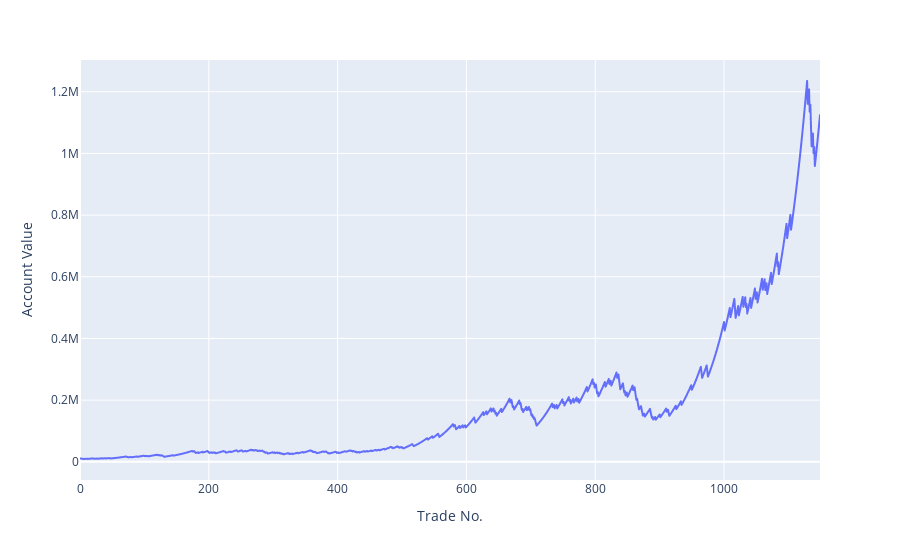

Notebook code cell kept with this figure:
### Code cell
fig = px.line(history, labels={"value":"Account Value", "index" : "Trade No."})
fig.update_layout(showlegend=False)

### Figure 1 — Plotly figure (JSON) as saved in the notebook; plotly's stock layout.template omitted (floating-point values rounded to 4 significant figures; data arrays with more than 128 entries replaced by an {"elided": "..."} marker saying what was removed)
{"data": [{"hovertemplate": "variable=0<br>Trade No.=%{x}<br>Account Value=%{y}<extra></extra>", "legendgroup": "0", "line": {"color": "#636efa", "dash": "solid"}, "marker": {"symbol": "circle"}, "mode": "lines", "name": "0", "showlegend": true, "type": "scattergl", "x": {"elided": "1150 int values"}, "xaxis": "x", "y": {"elided": "1150 float values"}, "yaxis": "y"}], "layout": {"legend": {"title": {"text": "variable"}, "tracegroupgap": 0}, "margin": {"t": 60}, "showlegend": false, "xaxis": {"anchor": "y", "domain": [0, 1], "title": {"text": "Trade No."}}, "yaxis": {"anchor": "x", "domain": [0, 1], "title": {"text": "Account Value"}}}}
